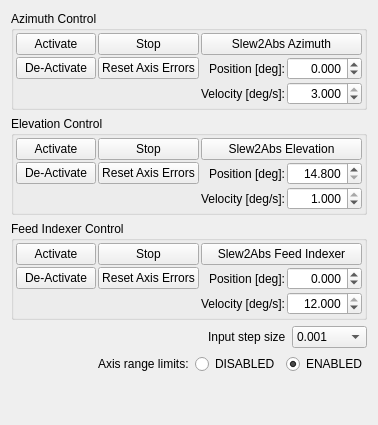
      <widget class="QWidget" name="axis">
       <attribute name="title">
        <string>Axis</string>
       </attribute>
       <layout class="QVBoxLayout" name="verticalLayout_1">
        <item>
         <widget class="QGroupBox" name="groupBox_azimuth_ctrl">
          <property name="title">
           <string>Azimuth Control</string>
          </property>
          <layout class="QGridLayout" name="gridLayout_15">
           <property name="leftMargin">
            <number>2</number>
           </property>
           <property name="topMargin">
            <number>2</number>
           </property>
           <property name="rightMargin">
            <number>2</number>
           </property>
           <property name="bottomMargin">
            <number>2</number>
           </property>
           <property name="spacing">
            <number>2</number>
           </property>
           <item row="2" column="0">
            <widget class="QPushButton" name="button_azimuth_deactivate">
             <property name="sizePolicy">
              <sizepolicy hsizetype="MinimumExpanding" vsizetype="Fixed">
               <horstretch>0</horstretch>
               <verstretch>0</verstretch>
              </sizepolicy>
             </property>
             <property name="text">
              <string>De-Activate</string>
             </property>
             <property name="opcua_cmd" stdset="0">
              <string>Management.Commands.DeActivate</string>
             </property>
            </widget>
           </item>
           <item row="3" column="2">
            <widget class="QLabel" name="label_39">
             <property name="text">
              <string>Velocity [deg/s]:</string>
             </property>
             <property name="alignment">
              <set>Qt::AlignRight|Qt::AlignTrailing|Qt::AlignVCenter</set>
             </property>
            </widget>
           </item>
           <item row="0" column="2" colspan="2">
            <widget class="QPushButton" name="button_azimuth_slew">
             <property name="sizePolicy">
              <sizepolicy hsizetype="MinimumExpanding" vsizetype="Fixed">
               <horstretch>0</horstretch>
               <verstretch>0</verstretch>
              </sizepolicy>
             </property>
             <property name="text">
              <string>Slew2Abs Azimuth</string>
             </property>
             <property name="opcua_cmd" stdset="0">
              <string>Management.Commands.Slew2AbsSingleAx</string>
             </property>
            </widget>
           </item>
           <item row="2" column="1">
            <widget class="QPushButton" name="button_azimuth_reset">
             <property name="minimumSize">
              <size>
               <width>0</width>
               <height>22</height>
              </size>
             </property>
             <property name="text">
              <string>Reset Axis Errors</string>
             </property>
             <property name="opcua_cmd" stdset="0">
              <string>Management.Commands.Reset</string>
             </property>
            </widget>
           </item>
           <item row="0" column="1">
            <widget class="QPushButton" name="button_azimuth_stop">
             <property name="sizePolicy">
              <sizepolicy hsizetype="MinimumExpanding" vsizetype="Fixed">
               <horstretch>0</horstretch>
               <verstretch>0</verstretch>
              </sizepolicy>
             </property>
             <property name="minimumSize">
              <size>
               <width>0</width>
               <height>22</height>
              </size>
             </property>
             <property name="text">
              <string>Stop</string>
             </property>
             <property name="opcua_cmd" stdset="0">
              <string>Management.Commands.Stop</string>
             </property>
            </widget>
           </item>
           <item row="0" column="0">
            <widget class="QPushButton" name="button_azimuth_activate">
             <property name="sizePolicy">
              <sizepolicy hsizetype="MinimumExpanding" vsizetype="Fixed">
               <horstretch>0</horstretch>
               <verstretch>0</verstretch>
              </sizepolicy>
             </property>
             <property name="text">
              <string>Activate</string>
             </property>
             <property name="opcua_cmd" stdset="0">
              <string>Management.Commands.Activate</string>
             </property>
            </widget>
           </item>
           <item row="2" column="2">
            <widget class="QLabel" name="label_38">
             <property name="text">
              <string>Position [deg]:</string>
             </property>
             <property name="alignment">
              <set>Qt::AlignRight|Qt::AlignTrailing|Qt::AlignVCenter</set>
             </property>
            </widget>
           </item>
           <item row="2" column="3">
            <widget class="QDoubleSpinBox" name="spinbox_slew_only_azimuth_position">
             <property name="sizePolicy">
              <sizepolicy hsizetype="Expanding" vsizetype="Fixed">
               <horstretch>0</horstretch>
               <verstretch>0</verstretch>
              </sizepolicy>
             </property>
             <property name="alignment">
              <set>Qt::AlignRight|Qt::AlignTrailing|Qt::AlignVCenter</set>
             </property>
             <property name="decimals">
              <number>3</number>
             </property>
             <property name="minimum">
              <double>-271.000000000000000</double>
             </property>
             <property name="maximum">
              <double>271.000000000000000</double>
             </property>
             <property name="singleStep">
              <double>0.001000000000000</double>
             </property>
             <property name="opcua" stdset="0">
              <string>Azimuth.Status.p_Act</string>
             </property>
             <property name="axis" stdset="0">
              <string>Az</string>
             </property>
            </widget>
           </item>
           <item row="3" column="3">
            <widget class="QDoubleSpinBox" name="spinbox_slew_only_azimuth_velocity">
             <property name="sizePolicy">
              <sizepolicy hsizetype="Expanding" vsizetype="Fixed">
               <horstretch>0</horstretch>
               <verstretch>0</verstretch>
              </sizepolicy>
             </property>
             <property name="alignment">
              <set>Qt::AlignRight|Qt::AlignTrailing|Qt::AlignVCenter</set>
             </property>
             <property name="decimals">
              <number>3</number>
             </property>
             <property name="minimum">
              <double>0.000000000000000</double>
             </property>
             <property name="maximum">
              <double>3.000000000000000</double>
             </property>
             <property name="singleStep">
              <double>0.001000000000000</double>
             </property>
             <property name="value">
              <double>3.000000000000000</double>
             </property>
             <property name="opcua" stdset="0">
              <string/>
             </property>
            </widget>
           </item>
          </layout>
         </widget>
        </item>
        <item>
         <widget class="QGroupBox" name="groupBox_elevation_ctrl">
          <property name="title">
           <string>Elevation Control</string>
          </property>
          <layout class="QGridLayout" name="gridLayout_14">
           <property name="leftMargin">
            <number>2</number>
           </property>
           <property name="topMargin">
            <number>2</number>
           </property>
           <property name="rightMargin">
            <number>2</number>
           </property>
           <property name="bottomMargin">
            <number>2</number>
           </property>
           <property name="spacing">
            <number>2</number>
           </property>
           <item row="0" column="0">
            <widget class="QPushButton" name="button_elevation_activate">
             <property name="sizePolicy">
              <sizepolicy hsizetype="MinimumExpanding" vsizetype="Fixed">
               <horstretch>0</horstretch>
               <verstretch>0</verstretch>
              </sizepolicy>
             </property>
             <property name="text">
              <string>Activate</string>
             </property>
             <property name="opcua_cmd" stdset="0">
              <string>Management.Commands.Activate</string>
             </property>
            </widget>
           </item>
           <item row="0" column="1">
            <widget class="QPushButton" name="button_elevation_stop">
             <property name="sizePolicy">
              <sizepolicy hsizetype="MinimumExpanding" vsizetype="Fixed">
               <horstretch>0</horstretch>
               <verstretch>0</verstretch>
              </sizepolicy>
             </property>
             <property name="text">
              <string>Stop</string>
             </property>
             <property name="opcua_cmd" stdset="0">
              <string>Management.Commands.Stop</string>
             </property>
            </widget>
           </item>
           <item row="0" column="2" colspan="2">
            <widget class="QPushButton" name="button_elevation_slew">
             <property name="sizePolicy">
              <sizepolicy hsizetype="MinimumExpanding" vsizetype="Fixed">
               <horstretch>0</horstretch>
               <verstretch>0</verstretch>
              </sizepolicy>
             </property>
             <property name="text">
              <string>Slew2Abs Elevation</string>
             </property>
             <property name="opcua_cmd" stdset="0">
              <string>Management.Commands.Slew2AbsSingleAx</string>
             </property>
            </widget>
           </item>
           <item row="1" column="0">
            <widget class="QPushButton" name="button_elevation_deactivate">
             <property name="sizePolicy">
              <sizepolicy hsizetype="MinimumExpanding" vsizetype="Fixed">
               <horstretch>0</horstretch>
               <verstretch>0</verstretch>
              </sizepolicy>
             </property>
             <property name="text">
              <string>De-Activate</string>
             </property>
             <property name="opcua_cmd" stdset="0">
              <string>Management.Commands.DeActivate</string>
             </property>
            </widget>
           </item>
           <item row="1" column="1">
            <widget class="QPushButton" name="button_elevation_reset">
             <property name="minimumSize">
              <size>
               <width>0</width>
               <height>22</height>
              </size>
             </property>
             <property name="text">
              <string>Reset Axis Errors</string>
             </property>
             <property name="opcua_cmd" stdset="0">
              <string>Management.Commands.Reset</string>
             </property>
            </widget>
           </item>
           <item row="1" column="2">
            <widget class="QLabel" name="label_35">
             <property name="text">
              <string>Position [deg]:</string>
             </property>
             <property name="alignment">
              <set>Qt::AlignRight|Qt::AlignTrailing|Qt::AlignVCenter</set>
             </property>
            </widget>
           </item>
           <item row="2" column="2">
            <widget class="QLabel" name="label_37">
             <property name="text">
              <string>Velocity [deg/s]:</string>
             </property>
             <property name="alignment">
              <set>Qt::AlignRight|Qt::AlignTrailing|Qt::AlignVCenter</set>
             </property>
            </widget>
           </item>
           <item row="1" column="3">
            <widget class="QDoubleSpinBox" name="spinbox_slew_only_elevation_position">
             <property name="sizePolicy">
              <sizepolicy hsizetype="Expanding" vsizetype="Fixed">
               <horstretch>0</horstretch>
               <verstretch>0</verstretch>
              </sizepolicy>
             </property>
             <property name="alignment">
              <set>Qt::AlignRight|Qt::AlignTrailing|Qt::AlignVCenter</set>
             </property>
             <property name="decimals">
              <number>3</number>
             </property>
             <property name="minimum">
              <double>14.800000000000001</double>
             </property>
             <property name="maximum">
              <double>90.200000000000003</double>
             </property>
             <property name="singleStep">
              <double>0.001000000000000</double>
             </property>
             <property name="opcua" stdset="0">
              <string>Elevation.Status.p_Act</string>
             </property>
             <property name="axis" stdset="0">
              <string>El</string>
             </property>
            </widget>
           </item>
           <item row="2" column="3">
            <widget class="QDoubleSpinBox" name="spinbox_slew_only_elevation_velocity">
             <property name="sizePolicy">
              <sizepolicy hsizetype="Expanding" vsizetype="Fixed">
               <horstretch>0</horstretch>
               <verstretch>0</verstretch>
              </sizepolicy>
             </property>
             <property name="alignment">
              <set>Qt::AlignRight|Qt::AlignTrailing|Qt::AlignVCenter</set>
             </property>
             <property name="decimals">
              <number>3</number>
             </property>
             <property name="minimum">
              <double>0.000000000000000</double>
             </property>
             <property name="maximum">
              <double>1.000000000000000</double>
             </property>
             <property name="singleStep">
              <double>0.001000000000000</double>
             </property>
             <property name="value">
              <double>1.000000000000000</double>
             </property>
             <property name="opcua" stdset="0">
              <string/>
             </property>
            </widget>
           </item>
          </layout>
         </widget>
        </item>
        <item>
         <widget class="QGroupBox" name="groupBox_indexer_ctrl">
          <property name="title">
           <string>Feed Indexer Control</string>
          </property>
          <layout class="QGridLayout" name="gridLayout_16">
           <property name="leftMargin">
            <number>2</number>
           </property>
           <property name="topMargin">
            <number>2</number>
           </property>
           <property name="rightMargin">
            <number>2</number>
           </property>
           <property name="bottomMargin">
            <number>2</number>
           </property>
           <property name="spacing">
            <number>2</number>
           </property>
           <item row="0" column="0">
            <widget class="QPushButton" name="button_indexer_activate">
             <property name="sizePolicy">
              <sizepolicy hsizetype="MinimumExpanding" vsizetype="Fixed">
               <horstretch>0</horstretch>
               <verstretch>0</verstretch>
              </sizepolicy>
             </property>
             <property name="text">
              <string>Activate</string>
             </property>
             <property name="opcua_cmd" stdset="0">
              <string>Management.Commands.Activate</string>
             </property>
            </widget>
           </item>
           <item row="0" column="1">
            <widget class="QPushButton" name="button_indexer_stop">
             <property name="sizePolicy">
              <sizepolicy hsizetype="MinimumExpanding" vsizetype="Fixed">
               <horstretch>0</horstretch>
               <verstretch>0</verstretch>
              </sizepolicy>
             </property>
             <property name="text">
              <string>Stop</string>
             </property>
             <property name="opcua_cmd" stdset="0">
              <string>Management.Commands.Stop</string>
             </property>
            </widget>
           </item>
           <item row="0" column="2" colspan="2">
            <widget class="QPushButton" name="button_indexer_slew">
             <property name="sizePolicy">
              <sizepolicy hsizetype="MinimumExpanding" vsizetype="Fixed">
               <horstretch>0</horstretch>
               <verstretch>0</verstretch>
              </sizepolicy>
             </property>
             <property name="text">
              <string>Slew2Abs Feed Indexer</string>
             </property>
             <property name="opcua_cmd" stdset="0">
              <string>Management.Commands.Slew2AbsSingleAx</string>
             </property>
            </widget>
           </item>
           <item row="1" column="0">
            <widget class="QPushButton" name="button_indexer_deactivate">
             <property name="sizePolicy">
              <sizepolicy hsizetype="MinimumExpanding" vsizetype="Fixed">
               <horstretch>0</horstretch>
               <verstretch>0</verstretch>
              </sizepolicy>
             </property>
             <property name="text">
              <string>De-Activate</string>
             </property>
             <property name="opcua_cmd" stdset="0">
              <string>Management.Commands.DeActivate</string>
             </property>
            </widget>
           </item>
           <item row="1" column="1">
            <widget class="QPushButton" name="button_indexer_reset">
             <property name="minimumSize">
              <size>
               <width>0</width>
               <height>22</height>
              </size>
             </property>
             <property name="text">
              <string>Reset Axis Errors</string>
             </property>
             <property name="opcua_cmd" stdset="0">
              <string>Management.Commands.Reset</string>
             </property>
            </widget>
           </item>
           <item row="1" column="2">
            <widget class="QLabel" name="label_40">
             <property name="text">
              <string>Position [deg]:</string>
             </property>
             <property name="alignment">
              <set>Qt::AlignRight|Qt::AlignTrailing|Qt::AlignVCenter</set>
             </property>
            </widget>
           </item>
           <item row="2" column="2">
            <widget class="QLabel" name="label_41">
             <property name="text">
              <string>Velocity [deg/s]:</string>
             </property>
             <property name="alignment">
              <set>Qt::AlignRight|Qt::AlignTrailing|Qt::AlignVCenter</set>
             </property>
            </widget>
           </item>
           <item row="1" column="3">
            <widget class="QDoubleSpinBox" name="spinbox_slew_only_indexer_position">
             <property name="sizePolicy">
              <sizepolicy hsizetype="Expanding" vsizetype="Fixed">
               <horstretch>0</horstretch>
               <verstretch>0</verstretch>
              </sizepolicy>
             </property>
             <property name="alignment">
              <set>Qt::AlignRight|Qt::AlignTrailing|Qt::AlignVCenter</set>
             </property>
             <property name="decimals">
              <number>3</number>
             </property>
             <property name="minimum">
              <double>-106.000000000000000</double>
             </property>
             <property name="maximum">
              <double>106.000000000000000</double>
             </property>
             <property name="singleStep">
              <double>0.001000000000000</double>
             </property>
             <property name="opcua" stdset="0">
              <string>FeedIndexer.Status.p_Act</string>
             </property>
             <property name="axis" stdset="0">
              <string>Fi</string>
             </property>
            </widget>
           </item>
           <item row="2" column="3">
            <widget class="QDoubleSpinBox" name="spinbox_slew_only_indexer_velocity">
             <property name="sizePolicy">
              <sizepolicy hsizetype="Expanding" vsizetype="Fixed">
               <horstretch>0</horstretch>
               <verstretch>0</verstretch>
              </sizepolicy>
             </property>
             <property name="alignment">
              <set>Qt::AlignRight|Qt::AlignTrailing|Qt::AlignVCenter</set>
             </property>
             <property name="decimals">
              <number>3</number>
             </property>
             <property name="minimum">
              <double>0.000000000000000</double>
             </property>
             <property name="maximum">
              <double>12.000000000000000</double>
             </property>
             <property name="singleStep">
              <double>0.001000000000000</double>
             </property>
             <property name="value">
              <double>12.000000000000000</double>
             </property>
             <property name="opcua" stdset="0">
              <string/>
             </property>
            </widget>
           </item>
          </layout>
         </widget>
        </item>
        <item>
         <layout class="QHBoxLayout" name="horizontalLayout_3">
          <item>
           <spacer name="horizontalSpacer_5">
            <property name="orientation">
             <enum>Qt::Horizontal</enum>
            </property>
            <property name="sizeHint" stdset="0">
             <size>
              <width>40</width>
              <height>20</height>
             </size>
            </property>
           </spacer>
          </item>
          <item>
           <widget class="QLabel" name="label_111">
            <property name="text">
             <string>Input step size</string>
            </property>
           </widget>
          </item>
          <item>
           <widget class="QComboBox" name="combobox_axis_input_step">
            <property name="enabled">
             <bool>true</bool>
            </property>
            <property name="currentIndex">
             <number>3</number>
            </property>
            <property name="opcua" stdset="0">
             <string/>
            </property>
            <item>
             <property name="text">
              <string>1.0</string>
             </property>
            </item>
            <item>
             <property name="text">
              <string>0.1</string>
             </property>
            </item>
            <item>
             <property name="text">
              <string>0.01</string>
             </property>
            </item>
            <item>
             <property name="text">
              <string>0.001</string>
             </property>
            </item>
            <item>
             <property name="text">
              <string>0.0001</string>
             </property>
            </item>
            <item>
             <property name="text">
              <string>0.00001</string>
             </property>
            </item>
           </widget>
          </item>
         </layout>
        </item>
        <item>
         <layout class="QHBoxLayout" name="horizontalLayout_6">
          <item>
           <spacer name="horizontalSpacer_12">
            <property name="orientation">
             <enum>Qt::Horizontal</enum>
            </property>
            <property name="sizeHint" stdset="0">
             <size>
              <width>40</width>
              <height>20</height>
             </size>
            </property>
           </spacer>
          </item>
          <item>
           <widget class="QLabel" name="label_36">
            <property name="text">
             <string>Axis range limits:</string>
            </property>
           </widget>
          </item>
          <item>
           <widget class="QRadioButton" name="button_disable_axis_limits">
            <property name="enabled">
             <bool>true</bool>
            </property>
            <property name="layoutDirection">
             <enum>Qt::LeftToRight</enum>
            </property>
            <property name="text">
             <string>DISABLED</string>
            </property>
            <property name="checked">
             <bool>false</bool>
            </property>
            <property name="opcua" stdset="0">
             <string/>
            </property>
           </widget>
          </item>
          <item>
           <widget class="QRadioButton" name="button_enable_axis_limits">
            <property name="enabled">
             <bool>true</bool>
            </property>
            <property name="layoutDirection">
             <enum>Qt::LeftToRight</enum>
            </property>
            <property name="text">
             <string>ENABLED</string>
            </property>
            <property name="checked">
             <bool>true</bool>
            </property>
            <property name="opcua" stdset="0">
             <string/>
            </property>
           </widget>
          </item>
         </layout>
        </item>
        <item>
         <spacer name="verticalSpacer_3">
          <property name="orientation">
           <enum>Qt::Vertical</enum>
          </property>
          <property name="sizeHint" stdset="0">
           <size>
            <width>20</width>
            <height>40</height>
           </size>
          </property>
         </spacer>
        </item>
       </layout>
      </widget>
